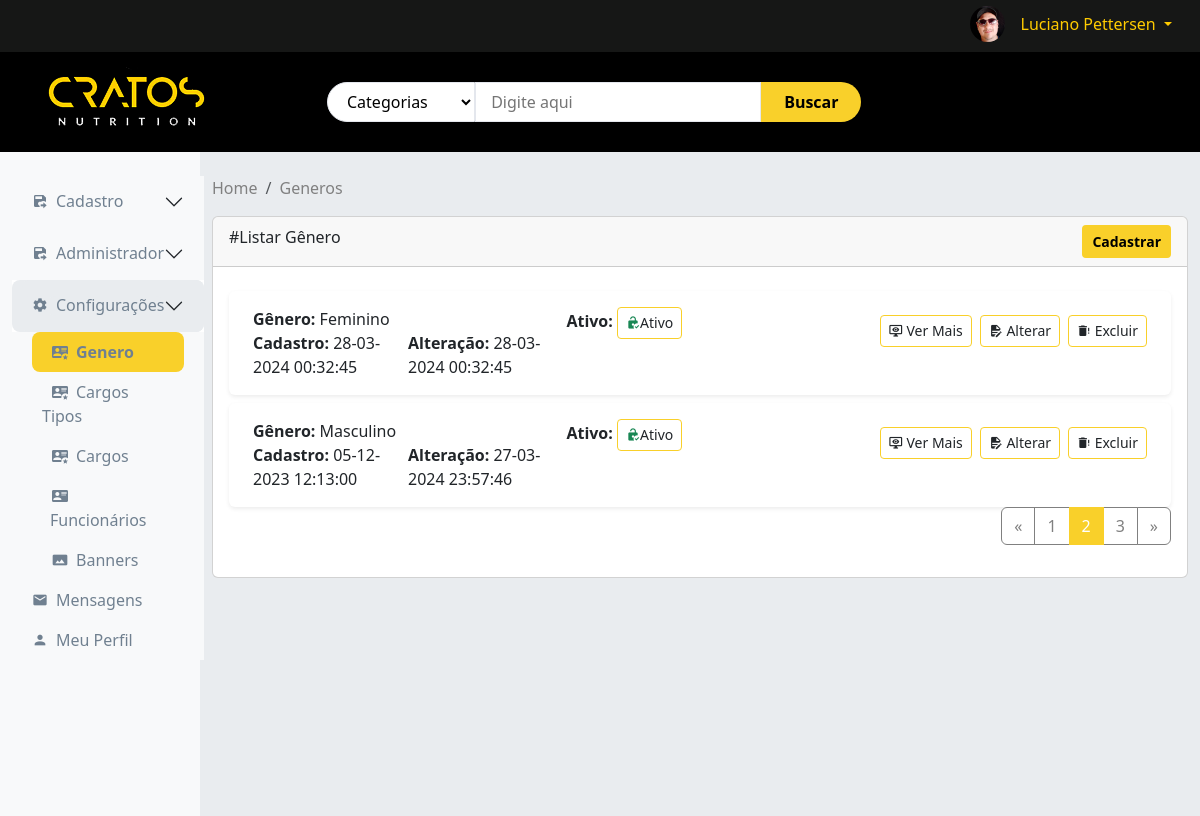
/adm/adm.php?pagina=genero (signed in), run on the app's committed database.
### tables this page shows
CREATE TABLE `genero` (
  `IdGenero` int(10) unsigned NOT NULL AUTO_INCREMENT,
  `Genero` varchar(30) DEFAULT NULL,
  `Cadastro` datetime DEFAULT current_timestamp(),
  `Alteracao` timestamp NOT NULL DEFAULT current_timestamp(),
  `Ativo` char(1) DEFAULT 'A',
  PRIMARY KEY (`IdGenero`) USING BTREE
);

### adm/func/func.php (called while the page is built, shortened)
<?php
function listarGeral($campos, $tabela)
{
    $conn = conectar();
    try {
        $conn->beginTransaction();
        $query = "SELECT $campos FROM $tabela";
        $sqlLista = $conn->prepare($query);
        $sqlLista->execute();
        $retornoLista = $sqlLista->fetchAll(PDO::FETCH_OBJ);
        if ($retornoLista) {
            return $retornoLista;
        } else {
            return false;
        }
    } catch (Throwable $e) {
        $conn->rollback();
        $error_message = '';
        $previousException = $e->getPrevious();
        if ($previousException) {
            $error_message .= 'Previous Exception: ' . $previousException->getMessage() . PHP_EOL;
        }
        $error_message .= 'Throwable: ' . $e->getMessage() . PHP_EOL;
        $error_message .= 'Code: ' . $e->getCode() . PHP_EOL;
        $trace = $e->getTrace();
        $error_message .= 'Trace: ' . print_r($trace, true) . PHP_EOL;
        $error_message .= 'Trace File: ' . $trace[0]['file'] . PHP_EOL;
        $error_message .= 'Trace Line: ' . $trace[0]['line'] . PHP_EOL;
        $error_message .= 'File: ' . $e->getFile() . PHP_EOL;
        $error_message .= 'Line: ' . $e->getLine() . PHP_EOL;
        error_log($error_message, 3, 'log/arquivo_de_log.txt');
        throw $e;
    } finally {
        $conn = null;
    }
}
function formatarDataHoraBr($data)
{
    return date('d-m-Y H:i:s', strtotime($data));
}

### adm/genero/generoListar.php (the view, shortened to what this page needs)
<nav aria-label="breadcrumb">
    <ol class="breadcrumb">
        <li class="breadcrumb-item"><a href="adm.php">Home</a></li>
        <li class="breadcrumb-item active"><a href="?pagina=Genero">Generos</a></li>
    </ol>
</nav>
<div class="card">
    <div class="card-header">
        #Listar Gênero
        <button type="button" class="btn btn-sm btn-primary float-end" data-bs-toggle="modal"
                data-bs-target="#modalGeneroAdd">Cadastrar
        </button>
    </div>
    <div class="card-body">
        <?php
        $listarGenero = listarGeral('IdGenero, Genero, Cadastro, Alteracao, Ativo', 'Genero ORDER BY IdGenero DESC');
        if ($listarGenero) {
            foreach ($listarGenero as $itemGenero) {
                $idGenero = $itemGenero->IdGenero;
                $genero = $itemGenero->Genero;
                $cadastro = formatarDataHoraBr($itemGenero->Cadastro);
                $alteracao = formatarDataHoraBr($itemGenero->Alteracao);
                $ativo = $itemGenero->Ativo;
                if ($ativo == 'A') {
                    $btnAtivo = '<a href="#" class="btn btn-sm btn-outline-primary" aria-current="page" title="Genero Ativado. Clique para Desativar" id="btnStatus" onclick="statusGeral(' . $idGenero . ',\'generoStatus\');"><span class="mdi mdi-lock-open-check text-success"></span>Ativo</a>';
                } else {
                    $btnAtivo = '<a href="#" class="btn btn-sm btn-outline-primary" aria-current="page" title="Genero Desativado. Clique para Ativar" id="btnStatus" onclick="statusGeral(' . $idGenero . ',\'generoStatus\');"><span class="mdi mdi-lock-check text-danger"></span> Desativado</a>';
                }
                ?>
                <div class="card card-lista mt-2 border border-0 shadow-sm">
                    <div class="card-body d-flex flex-column flex-md-row justify-content-between">
                        <div class="d-flex flex-column flex-md-row flex-fill">
                            <div class="d-flex col-md-6">
                                <div class="d-flex flex-column ps-2">
                                    <div><strong>Gênero:</strong> <?php echo $genero ?></div>
                                    <div class="d-flex flex-md-row flex-column">
                                        <div class=""><strong>Cadastro:</strong> <?php echo $cadastro ?></div>
                                        <div class="ps-md-2"><strong>Alteração:</strong> <?php echo $alteracao ?></div>
                                    </div>
                                </div>
                            </div>
                            <div class="d-flex flex-column ps-2  col-md-6">
                                <div><strong>Ativo:</strong> <?php echo $btnAtivo ?></div>
                            </div>
                        </div>
                        <div class="p-2">
                            <div class="d-flex flex-md-row flex-column gap-2">
                                <a href="#" class="btn btn-sm btn-outline-primary" aria-current="page"
                                   data-bs-toggle="modal" data-bs-target="#modalGeneroVerMais"
                                   title="Ver detalhes do Genero"
                                   onclick="generoVeMais(<?php echo $idGenero ?>,'generoVerMais')"><span
                                            class="mdi mdi-monitor-eye"></span> Ver Mais</a>
                                <a href="#" class="btn btn-sm btn-outline-primary"
                                   title="Alterar informações do Genero" data-bs-toggle="modal"
                                   data-bs-target="#modalGeneroAlt"
                                   onclick="generoDadosAlterar(<?php echo $idGenero ?>,'generoDadosAlt');"><span
                                            class="mdi mdi-file-document-edit"></span>
                                    Alterar</a>
                                <a href="#" class="btn btn-sm btn-outline-primary" title="Excluir Genero"
                                   onclick="excGeral(<?php echo $idGenero ?>,'generoExc','btnExcluir');"><span
                                            class="mdi mdi-delete-alert"></span> Excluir</a>
                            </div>
                        </div>
                    </div>
                </div>
                <?php
            }
        } else {
            ?>
            <div class="text-center">
                Nenhum Genero para apresentar!
            </div>
            <?php
        }
        ?>
        <div class="row float-end">
            <div class="col-8">
                <nav aria-label="Page navigation example">
                    <ul class="pagination">
                        <li class="page-item">
                            <a class="page-link" href="#" aria-label="Previous">
                                <span aria-hidden="true">&laquo;</span>
                            </a>
                        </li>
                        <li class="page-item"><a class="page-link" href="#">1</a></li>
                        <li class="page-item active" aria-current="page">
                            <span class="page-link">2</span>
                        </li>
                        <li class="page-item"><a class="page-link" href="#">3</a></li>
                        <li class="page-item">
                            <a class="page-link" href="#" aria-label="Next">
                                <span aria-hidden="true">&raquo;</span>
                            </a>
                        </li>
                    </ul>
                </nav>
            </div>
        </div>
    </div>
</div>
<?php
include_once 'mensagem.php';
?>

### css/style.css (style rules this page uses)
body { font-family: 'Montserrat', sans-serif; font-weight: 400; color: #333; }
a { color: #2B2D42; font-weight: 500; -webkit-transition: 0.2s color; transition: 0.2s color; }
ul, ol { margin: 0; padding: 0; list-style: none }

### css/padrao.css (style rules this page uses)
:root { --cor-principal: #f9d02a; --cor-secundaria: black; --cor-segundoPlano: #ece650; --cor-bgdanger: #ed2f2f; --cor-bgdanger-dark: #c6000f; --cor-btn-primary-fonte: black; --cor-btn-secondary-fonte: #f9d02a; }
html { font-family: sans-serif; -webkit-text-size-adjust: 100%; -ms-text-size-adjust: 100%; }

### data on the page
genero: Genero "Feminino", Cadastro "28-03-2024 00:32:45", Alteracao "28-03-2024 00:32:45"
genero: Genero "Masculino", Cadastro "05-12-2023 12:13:00", Alteracao "27-03-2024 23:57:46"

### other printed values
$titulo "Cadastro"
$titulo "Administrador"
$titulo "Configurações"
$subTitulo "Genero"
$subTitulo "Cargos Tipos"
$subTitulo "Cargos"
$subTitulo "Funcionários"
$subTitulo "Banners"
$titulo "Mensagens"
$titulo "Meu Perfil"
